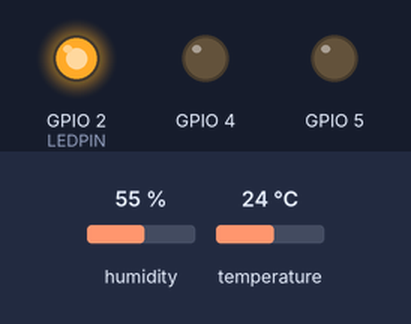
Simulated run of this sketch. Board: ESP32. Parts: output pins drawn as LEDs (lit = HIGH). Inputs (shaded band) come from the test bench; at power-on: humidity 55 %, temperature 24 °C. WiFi joins after 1.5 s; servers stay silent unless stated; no MQTT or app messages arrive unless stated; what the sketch prints to the serial monitor is not drawn.

Above: at 2.8 s.
2.9 s: humidity set to 73 %
5.6 s: humidity set to 76 %
At 6.9 s:
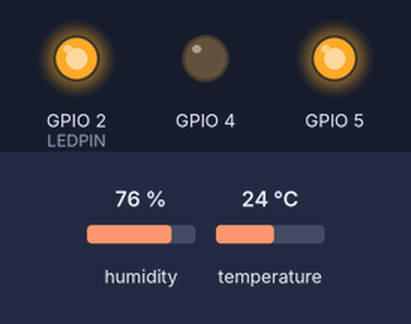
8.3 s: temperature set to 20 °C
At 10.5 s:
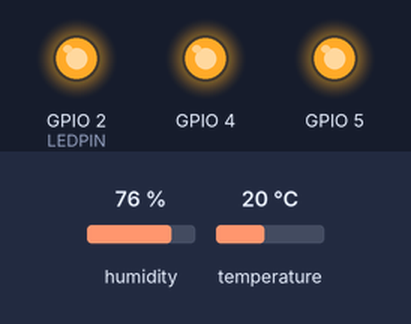
11.6 s: humidity set to 22 %
At 12.9 s:
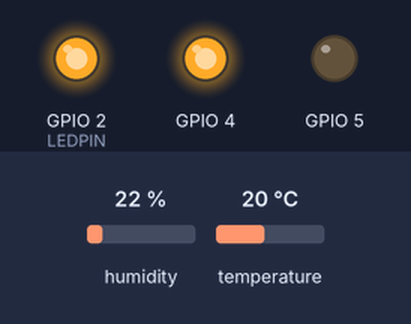
14.3 s: humidity set to 88 %
At 16.5 s:
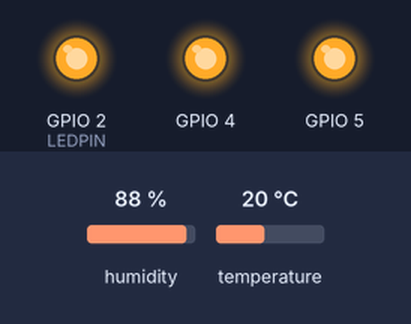
17.7 s: humidity set to 40 %
At 18.9 s:
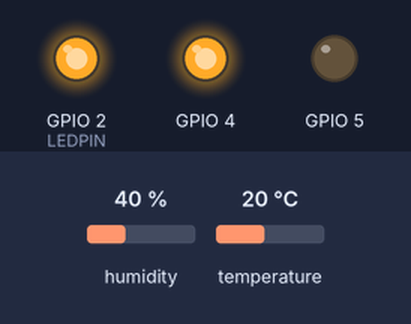
Timing chart, 0 to 20.7 s (numbered marks = the images above; inputs shaded):
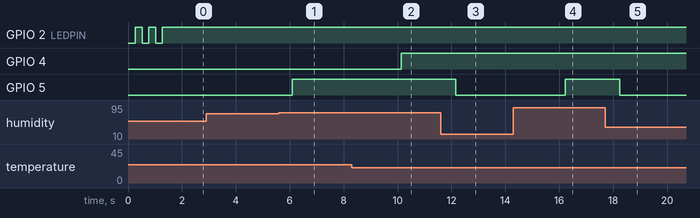

Measured:
- the behaviour switches between 74 and 75 % on humidity (found by bisection; images 0 and 1)
- the behaviour switches between 22 and 21 °C on temperature (found by bisection; images 1 and 2)
- after the input at 2.9 s, every drawn part: stays the same
- after the input at 5.6 s, GPIO 5: LOW → HIGH after 0.50 s
- after the input at 8.3 s, GPIO 4: LOW → HIGH after 1.8 s
- after the input at 11.6 s, GPIO 5: HIGH → LOW after 0.57 s
- after the input at 14.3 s, GPIO 5: LOW → HIGH after 1.9 s
- after the input at 17.7 s, GPIO 5: HIGH → LOW after 0.54 s
- by itself, GPIO 2 (LEDPIN): alternates HIGH for 0.25 s and LOW for 0.25 s, 5 changes in all, then stays HIGH

The sketch:

Saad.ino
```cpp
#include <WiFi.h>
#include <PubSubClient.h>
#include <DHT.h>

#define DHTPIN 15
#define DHTTYPE 11


int LEDPIN = 2;

const char* ID     = "My hotspot";
const char* PASSWORD = "fantastic";

const char* Broker_SERVER = "test.mosquitto.org";
const char* Broker_ID = "Smart Incubator";
const char* Broker_USERNAME = NULL;
const char* Broker_PASSWORD = NULL;

const char* TemperatureInHumidity = "sensor/DHT11/humidity";
const char* TemperatureInCelcius = "sensor/DHT11/temperature_celcius";
const char* TemperatureInFahrenheit = "sensor/DHT11/temperature_fahrenheit";

WiFiClient espClient;
PubSubClient client(espClient);

DHT dht(DHTPIN,DHTTYPE);

void setup()
{
    Serial.begin(115200);
    pinMode(5,OUTPUT);
    pinMode(4,OUTPUT);
    client.setServer(Broker_SERVER,1883);
    dht.begin();
}

void loop()
{
    SensorValues();
    if  (WiFi.status() != WL_CONNECTED)
    {
        WifiConnection();
    }
    if  (!client.connected())
    {
        ServerEstablishment();
    }
    client.loop();
}

void WifiConnection()
{
    pinMode(LEDPIN, OUTPUT);
    Serial.print("Connecting to ");
    Serial.print(ID);
    WiFi.begin(ID, PASSWORD);
    while (WiFi.status() != WL_CONNECTED)
    {
        delay(250);
        digitalWrite(LEDPIN, HIGH);
        delay(250);
        digitalWrite(LEDPIN, LOW);
        Serial.print(".");
    }
    digitalWrite(LEDPIN, HIGH);
    Serial.println("Connected!");
    Serial.print("IP address: ");
    Serial.println(WiFi.localIP());
}

void ServerEstablishment()
{
    while(!client.connected())
    {
        Serial.print("Connecting to ");
        Serial.println(Broker_SERVER);
        if  (client.connect(Broker_ID,Broker_USERNAME,Broker_PASSWORD))
        {
            Serial.print("Connection estblished with ");
            Serial.println(Broker_SERVER);
        }
        else
        {
            Serial.print(".");
        }
     }
}

void SensorValues()
{
    int Humidity = dht.readHumidity();
    int Temprature = dht.readTemperature();

    client.publish(TemperatureInHumidity, String(Humidity).c_str(), true);
    client.publish(TemperatureInCelcius, String(Temprature).c_str(), true);

    if (Humidity >= 75)
    {
        digitalWrite(5,HIGH);
    }
    else
    {
        digitalWrite(5,LOW);
    }


    if(Temprature < 22)
    {
        digitalWrite(4,HIGH);
    }
    else
    {
        digitalWrite(4,LOW);
    }
}
```
